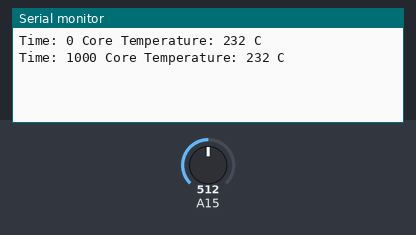
Bench run of a sketch on a simulated Arduino Mega 2560, built with avr-gcc and run on an emulated ATmega2560. Shown: the last lines printed to the serial monitor. Inputs (shaded band) come from the test bench; at power-on: A15 = 512.

Above: at 1.8 s.
1.9 s: A15 set to 716
At 2.8 s:
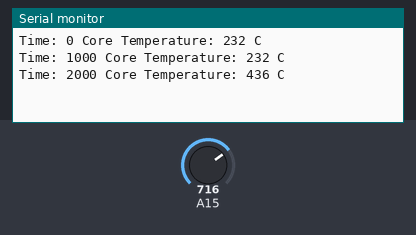
3.4 s: A15 set to 900
At 4.6 s:
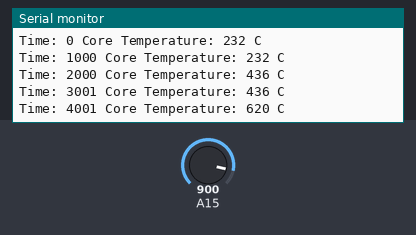
Timing chart, 0 to 6.4 s (numbered marks = the images above; inputs shaded):
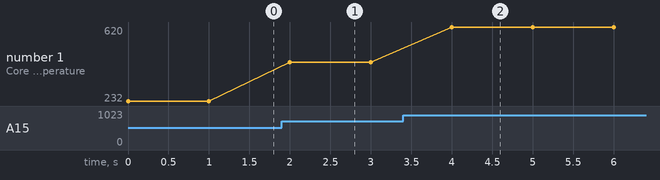

Measured:
- after the input at 1.9 s, the serial monitor: prints a new line after 0.10 s (image 1)
- after the input at 3.4 s, the serial monitor: prints a new line after 0.60 s (image 2)
- plotted number 1: 232 → 436 after the input at 1.9 s, 436 → 620 after the input at 3.4 s

The sketch:

ATMega32u4-internal-temp-sensor.ino
```cpp
// http://www.narkidae.com/research/atmega-core-temperature-sensor/
// set board as  -> Arduino Mega/Mega 2560
//     processor -> Mega 2560

#define TEMP_OFFSET -7

void setupADC(){
  cli();  //Disable global interrupts

  //ADC Multiplexer Selection Register
  ADMUX = 0;
  ADMUX |= (1 << REFS1);  //Internal 2.56V Voltage Reference with external capacitor on AREF pin
  ADMUX |= (1 << REFS0);  //Internal 2.56V Voltage Reference with external capacitor on AREF pin
  ADMUX |= (0 << MUX4);  //Temperature Sensor - 100111
  ADMUX |= (0 << MUX3);  //Temperature Sensor - 100111
  ADMUX |= (1 << MUX2);  //Temperature Sensor - 100111
  ADMUX |= (1 << MUX1);  //Temperature Sensor - 100111
  ADMUX |= (1 << MUX0);  //Temperature Sensor - 100111

  //ADC Control and Status Register A
  ADCSRA = 0;
  ADCSRA |= (1 << ADEN);  //Enable the ADC
  ADCSRA |= (1 << ADPS2);  //ADC Prescaler - 16 (16MHz -> 1MHz)

  //ADC Control and Status Register B
  ADCSRB = 0;
  ADCSRB |= (1 << MUX5);  //Temperature Sensor - 100111

  sei();  //Enable global interrupts
}

int getTemp(){
  ADCSRA |= (1 << ADSC);  //Start temperature conversion
  while (bit_is_set(ADCSRA, ADSC));  //Wait for conversion to finish
  byte low  = ADCL;
  byte high = ADCH;
  int temperature = (high << 8) | low;  //Result is in kelvin
  return temperature - 273 + TEMP_OFFSET;
}

void setup(){
  //Start Serial Port
  Serial.begin(9600);

  setupADC();
}

void loop(){
  Serial.print("Time: ");
  Serial.print(millis());
  Serial.print(" Core Temperature: ");
  Serial.print(getTemp());
  Serial.println(" C");

  delay(1000);
}
```
